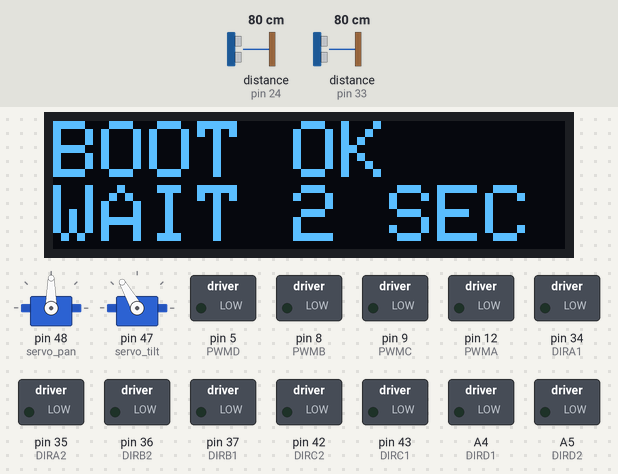
Simulated run of this sketch. Board: Arduino Mega 2560, built with avr-gcc and run on an emulated ATmega2560. Shown: 2 × servo, 128×32 one-colour display, switched loads named in the sketch (green lamp = pin HIGH). Wiring (inferred from the names in the program): 2 × ultrasonic range finder: trigger pin 22, echo pin 24 / trigger pin 32, echo pin 33. Inputs (shaded band) come from the test bench; at power-on: distance to the obstacle (sensors on pin 24, pin 33) 80 cm. The echo pulse lasts 58.3 µs per cm; pins used as bus, display or sensor lines are not drawn; what the sketch prints to the serial monitor is not drawn.

Above: at 0.1 s.
At 2.2 s:
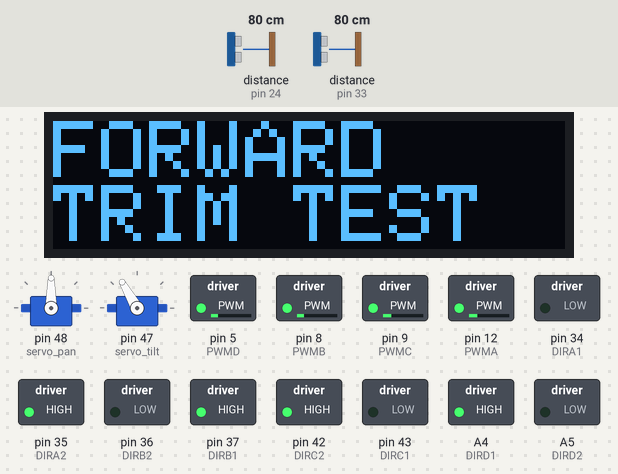
At 4.4 s:
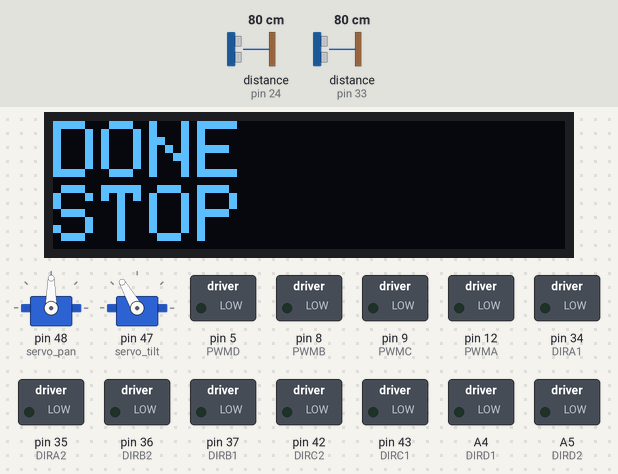
Timing chart, 0 to 5.9 s (numbered marks = the images above):
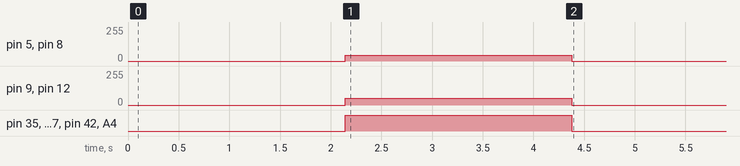

Measured:
- by itself, pin 5 (PWMD), pin 8 (PWMB): 0/255 → 44/255 at 2.1 s, → 0/255 2.2 s later
- by itself, pin 9 (PWMC), pin 12 (PWMA): 0/255 → 52/255 at 2.1 s, → 0/255 2.2 s later
- by itself, pin 35 (DIRA2), pin 37 (DIRB1), pin 42 (DIRC2), A4 (DIRD1): LOW → HIGH at 2.1 s, → LOW 2.2 s later
- what the display in image 0 shows lasts 2.0 s, from 0.1 s to 2.1 s

The sketch:

AMR_Motor_Trim_Test.ino
```cpp
#include <Arduino.h>
#include <SPI.h>
#include <Wire.h>
#include <Adafruit_GFX.h>
#include <Adafruit_SSD1306.h>
#include <Servo.h>

#define SCREEN_WIDTH 128
#define SCREEN_HEIGHT 32
#define OLED_RESET 28
Adafruit_SSD1306 display(SCREEN_WIDTH, SCREEN_HEIGHT, &Wire, OLED_RESET);

// ================= OLED / Servo =================
int pan = 90;
int tilt = 120;
int servo_min = 20;
int servo_max = 160;

Servo servo_pan;
Servo servo_tilt;

// ================= Serial =================
#define SERIAL   Serial
#define BTSERIAL Serial3

// ================= Motor pins =================
#define PWMA 12
#define DIRA1 34
#define DIRA2 35

#define PWMB 8
#define DIRB1 37
#define DIRB2 36

#define PWMC 9
#define DIRC1 43
#define DIRC2 42

#define PWMD 5
#define DIRD1 A4
#define DIRD2 A5

#define MOTORA_FORWARD(pwm)    do{digitalWrite(DIRA1,LOW);  digitalWrite(DIRA2,HIGH); analogWrite(PWMA,pwm);}while(0)
#define MOTORA_STOP(x)         do{digitalWrite(DIRA1,LOW);  digitalWrite(DIRA2,LOW);  analogWrite(PWMA,0);}while(0)
#define MOTORA_BACKOFF(pwm)    do{digitalWrite(DIRA1,HIGH); digitalWrite(DIRA2,LOW);  analogWrite(PWMA,pwm);}while(0)

#define MOTORB_FORWARD(pwm)    do{digitalWrite(DIRB1,LOW);  digitalWrite(DIRB2,HIGH); analogWrite(PWMB,pwm);}while(0)
#define MOTORB_STOP(x)         do{digitalWrite(DIRB1,LOW);  digitalWrite(DIRB2,LOW);  analogWrite(PWMB,0);}while(0)
#define MOTORB_BACKOFF(pwm)    do{digitalWrite(DIRB1,HIGH); digitalWrite(DIRB2,LOW);  analogWrite(PWMB,pwm);}while(0)

#define MOTORC_FORWARD(pwm)    do{digitalWrite(DIRC1,LOW);  digitalWrite(DIRC2,HIGH); analogWrite(PWMC,pwm);}while(0)
#define MOTORC_STOP(x)         do{digitalWrite(DIRC1,LOW);  digitalWrite(DIRC2,LOW);  analogWrite(PWMC,0);}while(0)
#define MOTORC_BACKOFF(pwm)    do{digitalWrite(DIRC1,HIGH); digitalWrite(DIRC2,LOW);  analogWrite(PWMC,pwm);}while(0)

#define MOTORD_FORWARD(pwm)    do{digitalWrite(DIRD1,LOW);  digitalWrite(DIRD2,HIGH); analogWrite(PWMD,pwm);}while(0)
#define MOTORD_STOP(x)         do{digitalWrite(DIRD1,LOW);  digitalWrite(DIRD2,LOW);  analogWrite(PWMD,0);}while(0)
#define MOTORD_BACKOFF(pwm)    do{digitalWrite(DIRD1,HIGH); digitalWrite(DIRD2,LOW);  analogWrite(PWMD,pwm);}while(0)

// ================= Ultrasonic pins =================
const int LEFT_TRIG  = 32;   // PC5
const int LEFT_ECHO  = 33;   // PC4
const int RIGHT_TRIG = 22;   // PA0
const int RIGHT_ECHO = 24;   // PA2

// ================= Settings =================
// Reduced speed.
const int BASE_FORWARD_PWM = 52;
const int BASE_BACK_PWM    = 52;
const int BASE_ROTATE_PWM  = 16;

// Drift correction.
// If the robot drifts left, the right side is usually stronger.
// Start by reducing the right motors (B, D) slightly.
const int TRIM_A = 0;    // left front
const int TRIM_B = -8;   // right front
const int TRIM_C = 0;    // left rear
const int TRIM_D = -8;   // right rear

const unsigned long AUTO_DELAY_MS = 2000;
const unsigned long FORWARD_MS    = 2200;
const unsigned long PRINT_MS      = 250;

unsigned long bootTime = 0;
unsigned long stateStartTime = 0;
unsigned long lastPrintTime = 0;

// ================= State =================
enum AutoState {
  WAIT_DELAY,
  INITIAL_FORWARD,
  DONE
};

AutoState autoState = WAIT_DELAY;

// ================= Utility =================
int clipPWM(int value) {
  if (value < 0) return 0;
  if (value > 255) return 255;
  return value;
}

void setupMotorPins() {
  pinMode(PWMA, OUTPUT);
  pinMode(DIRA1, OUTPUT);
  pinMode(DIRA2, OUTPUT);

  pinMode(PWMB, OUTPUT);
  pinMode(DIRB1, OUTPUT);
  pinMode(DIRB2, OUTPUT);

  pinMode(PWMC, OUTPUT);
  pinMode(DIRC1, OUTPUT);
  pinMode(DIRC2, OUTPUT);

  pinMode(PWMD, OUTPUT);
  pinMode(DIRD1, OUTPUT);
  pinMode(DIRD2, OUTPUT);
}

void setupUltrasonicPins() {
  pinMode(LEFT_TRIG, OUTPUT);
  pinMode(LEFT_ECHO, INPUT);
  pinMode(RIGHT_TRIG, OUTPUT);
  pinMode(RIGHT_ECHO, INPUT);

  digitalWrite(LEFT_TRIG, LOW);
  digitalWrite(RIGHT_TRIG, LOW);
}

void updateOLED(const char* line1, const char* line2 = "") {
  display.clearDisplay();
  display.setCursor(0, 0);
  display.println(line1);
  if (strlen(line2) > 0) {
    display.println(line2);
  }
  display.display();
}

// ================= Ultrasonic =================
float readOneUS(int trigPin, int echoPin) {
  digitalWrite(trigPin, LOW);
  delayMicroseconds(2);

  digitalWrite(trigPin, HIGH);
  delayMicroseconds(10);
  digitalWrite(trigPin, LOW);

  unsigned long duration = pulseIn(echoPin, HIGH, 30000UL);
  if (duration == 0) return -1.0;

  return duration * 0.0343f / 2.0f;
}

float readUSAvg(int trigPin, int echoPin) {
  float a = readOneUS(trigPin, echoPin);
  delay(8);
  float b = readOneUS(trigPin, echoPin);
  delay(8);
  float c = readOneUS(trigPin, echoPin);

  float sum = 0;
  int count = 0;

  if (a > 0) { sum += a; count++; }
  if (b > 0) { sum += b; count++; }
  if (c > 0) { sum += c; count++; }

  if (count == 0) return -1.0;
  return sum / count;
}

void printUltrasonic() {
  if (millis() - lastPrintTime < PRINT_MS) return;
  lastPrintTime = millis();

  float leftDist = readUSAvg(LEFT_TRIG, LEFT_ECHO);
  delay(60);
  float rightDist = readUSAvg(RIGHT_TRIG, RIGHT_ECHO);

  SERIAL.print("Left: ");
  SERIAL.print(leftDist);
  SERIAL.print(" cm   Right: ");
  SERIAL.print(rightDist);
  SERIAL.print(" cm   Diff: ");
  SERIAL.println(leftDist - rightDist);
}

// ================= Motion =================
void STOP()
{
  MOTORA_STOP(0);
  MOTORB_STOP(0);
  MOTORC_STOP(0);
  MOTORD_STOP(0);
}

// Trimmed forward drive.
void ADVANCE_TRIMMED()
{
  int pwmA = clipPWM(BASE_FORWARD_PWM + TRIM_A);
  int pwmB = clipPWM(BASE_FORWARD_PWM + TRIM_B);
  int pwmC = clipPWM(BASE_FORWARD_PWM + TRIM_C);
  int pwmD = clipPWM(BASE_FORWARD_PWM + TRIM_D);

  MOTORA_FORWARD(pwmA);
  MOTORB_BACKOFF(pwmB);
  MOTORC_FORWARD(pwmC);
  MOTORD_BACKOFF(pwmD);
}

// Trimmed reverse drive.
void BACK_TRIMMED()
{
  int pwmA = clipPWM(BASE_BACK_PWM + TRIM_A);
  int pwmB = clipPWM(BASE_BACK_PWM + TRIM_B);
  int pwmC = clipPWM(BASE_BACK_PWM + TRIM_C);
  int pwmD = clipPWM(BASE_BACK_PWM + TRIM_D);

  MOTORA_BACKOFF(pwmA);
  MOTORB_FORWARD(pwmB);
  MOTORC_BACKOFF(pwmC);
  MOTORD_FORWARD(pwmD);
}

// Slow rotation.
void turnLeftSlow()
{
  MOTORA_BACKOFF(BASE_ROTATE_PWM);
  MOTORB_BACKOFF(BASE_ROTATE_PWM);
  MOTORC_BACKOFF(BASE_ROTATE_PWM);
  MOTORD_BACKOFF(BASE_ROTATE_PWM);
}

void turnRightSlow()
{
  MOTORA_FORWARD(BASE_ROTATE_PWM);
  MOTORB_FORWARD(BASE_ROTATE_PWM);
  MOTORC_FORWARD(BASE_ROTATE_PWM);
  MOTORD_FORWARD(BASE_ROTATE_PWM);
}

// ================= Control =================
void autonomousControl() {
  switch (autoState) {
    case WAIT_DELAY:
      STOP();
      if (millis() - bootTime >= AUTO_DELAY_MS) {
        autoState = INITIAL_FORWARD;
        stateStartTime = millis();
        updateOLED("FORWARD", "TRIM TEST");
        SERIAL.println("STATE: INITIAL_FORWARD");
      }
      break;

    case INITIAL_FORWARD:
      ADVANCE_TRIMMED();
      if (millis() - stateStartTime >= FORWARD_MS) {
        STOP();
        autoState = DONE;
        updateOLED("DONE", "STOP");
        SERIAL.println("STATE: DONE");
      }
      break;

    case DONE:
      STOP();
      break;
  }
}

// ================= Setup =================
void setup()
{
  SERIAL.begin(115200);
  BTSERIAL.begin(9600);

  setupMotorPins();
  setupUltrasonicPins();

  servo_pan.attach(48);
  servo_tilt.attach(47);

  if (!display.begin(SSD1306_SWITCHCAPVCC, 0x3C)) {
    SERIAL.println(F("SSD1306 allocation failed"));
  }

  display.clearDisplay();
  display.setTextSize(2);
  display.setTextColor(SSD1306_WHITE);
  display.cp437(true);
  display.setCursor(0, 0);
  display.println("AI Robot");
  display.display();

  STOP();

  pan = constrain(pan, servo_min, servo_max);
  tilt = constrain(tilt, servo_min, servo_max);
  servo_pan.write(pan);
  servo_tilt.write(tilt);

  bootTime = millis();

  SERIAL.println("BOOT OK");
  SERIAL.println("Wait 2 sec -> trimmed forward -> stop");
  SERIAL.println("Current trim: B=-8, D=-8");
  updateOLED("BOOT OK", "WAIT 2 SEC");
}

// ================= Loop =================
void loop()
{
  pan = constrain(pan, servo_min, servo_max);
  tilt = constrain(tilt, servo_min, servo_max);
  servo_pan.write(pan);
  servo_tilt.write(tilt);

  autonomousControl();
  printUltrasonic();
}
```
